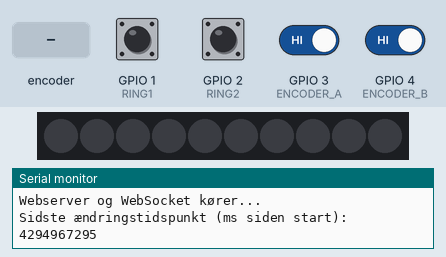
The program below on a simulated ESP32-C3. Parts: 10 RGB LEDs in strip order, left to right, the last lines printed to the serial monitor. The inputs (shaded band) are chosen by the test bench; at power-on: GPIO 1 (RING1), GPIO 2 (RING2), GPIO 3 (ENCODER_A), GPIO 4 (ENCODER_B) HIGH. Storage starts empty; EEPROM starts erased.

Above: at 1.3 s.
1.4 s: GPIO 1 (RING1) pulled LOW for 3.2 s
At 2.62 s:
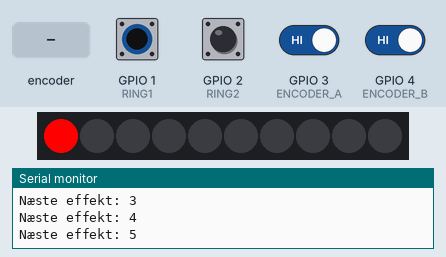
5.2 s: rotary encoder on GPIO 3 (ENCODER_A) / GPIO 4 (ENCODER_B) turned 2 steps (second pin leading)
At 5.37 s:
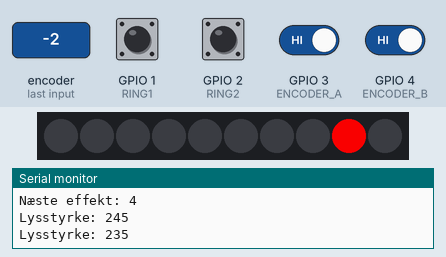
7.1 s: GPIO 2 (RING2) pulled LOW for 1 s
At 9.2 s:
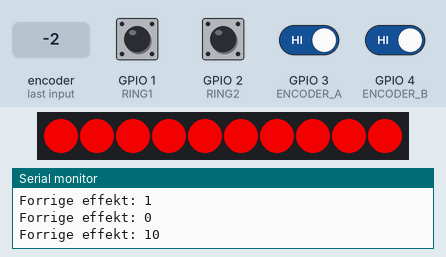
9.6 s: GPIO 2 (RING2) pulled LOW for 0.15 s
At 10.1 s:
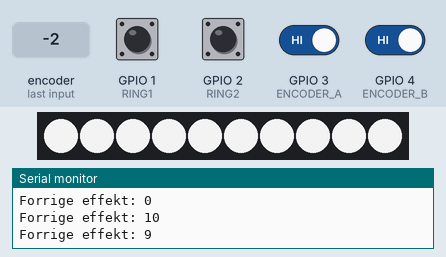
11.3 s: GPIO 2 (RING2) pulled LOW for 0.15 s
12.0 s: rotary encoder on GPIO 3 (ENCODER_A) / GPIO 4 (ENCODER_B) turned 3 steps (first pin leading)
At 16.05 s:
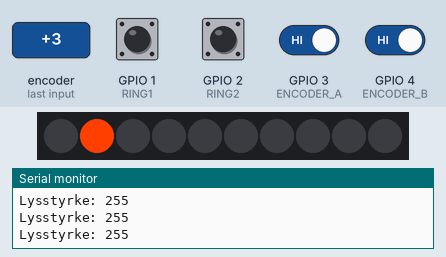

Measured:
- after the input at 1.4 s, the LEDs: first change after 0.20 s (image 1 shows a later state)
- after the input at 7.1 s, the LEDs: first change after 0.21 s (image 3 shows a later state)
- after the input at 9.6 s, the LEDs: change after 0.20 s (image 4)
- what the display in image 1 shows lasts 0.4 s, from 2.4 s to 2.8 s

The program:

main.cpp
```cpp
// ESP32-C3 Mini Dev Board - LED-effekter med rotary encoder, ringtryk, WebSocket webinterface og EEPROM lagring

#include <Adafruit_NeoPixel.h>
#include <WiFi.h>
#include <WebServer.h>
#include <WebSocketsServer.h>
#include <ArduinoJson.h>
#include <EEPROM.h>
#include <SPIFFS.h>

#define ENCODER_A 3
#define ENCODER_B 4
#define RING1 1
#define RING2 2
#define LED_STRIP_PIN 6
#define LED_COUNT 10
#define EEPROM_SIZE 12

const char* ssid = "ESP32-LED";
const char* password = "led12345";

WebServer server(80);
WebSocketsServer webSocket = WebSocketsServer(81);

Adafruit_NeoPixel strip(LED_COUNT, LED_STRIP_PIN, NEO_GRB + NEO_KHZ800);

volatile int lastClkState;
volatile bool turned = false;
int brightness = 100;
int effectIndex = 0;
bool encoderChanged = false;
unsigned long lastEffectUpdate = 0;
int effectStep = 0;
int direction = 1;
unsigned long lastChangeTime = 0;

int customRed = 255;
int customGreen = 255;
int customBlue = 255;

const char* effectNames[110] = {
  "Rød", "Grøn", "Blå", "Løbelys Gul", "Knight Rider Rød",
  "Blink Hvid", "Regnbue", "Løbelys Magenta", "Knight Rider Regnbue", "Brugerdefineret"
};

void saveToEEPROM() {
  lastChangeTime = millis();
  EEPROM.write(0, brightness);
  EEPROM.write(1, effectIndex);
  EEPROM.put(2, lastChangeTime);
  EEPROM.commit();
}

void loadFromEEPROM() {
  EEPROM.get(2, lastChangeTime);
  brightness = EEPROM.read(0);
  effectIndex = EEPROM.read(1);
  brightness = constrain(brightness, 0, 255);
  effectIndex = constrain(effectIndex, 0, 10);
}

void IRAM_ATTR handleEncoder() {
  static unsigned long lastInterrupt = 0;
  unsigned long now = millis();
  if (now - lastInterrupt < 3) return;
  lastInterrupt = now;
  int clkState = digitalRead(ENCODER_A);
  int dtState = digitalRead(ENCODER_B);
  if (clkState != lastClkState) {
    if (dtState != clkState) {
      brightness += 10;
      if (brightness > 255) brightness = 255;
    } else {
      brightness -= 10;
      if (brightness < 0) brightness = 0;
    }
    turned = true;
    encoderChanged = true;
  }
  lastClkState = clkState;
}

void clearStrip() {
  for (int i = 0; i < LED_COUNT; i++) {
    strip.setPixelColor(i, 0);
  }
  strip.show();
}

void effectSolidColor(uint32_t color) {
  strip.setBrightness(brightness);
  for (int i = 0; i < LED_COUNT; i++) {
    strip.setPixelColor(i, color);
  }
  strip.show();
}

void effectRunningLight(uint32_t color) {
  if (millis() - lastEffectUpdate > 100) {
    clearStrip();
    strip.setPixelColor(effectStep % LED_COUNT, color);
    strip.show();
    effectStep++;
    lastEffectUpdate = millis();
  }
}

void effectKnightRider(uint32_t color) {
  if (millis() - lastEffectUpdate > 80) {
    clearStrip();
    strip.setPixelColor(effectStep, color);
    strip.show();
    effectStep += direction;
    if (effectStep == LED_COUNT - 1 || effectStep == 0) direction = -direction;
    lastEffectUpdate = millis();
  }
}

void effectBlink(uint32_t color) {
  if (millis() - lastEffectUpdate > 250) {
    for (int i = 0; i < LED_COUNT; i++) {
      strip.setPixelColor(i, (effectStep % 2 == 0) ? color : 0);
    }
    strip.show();
    effectStep++;
    lastEffectUpdate = millis();
  }
}

void effectRainbow() {
  if (millis() - lastEffectUpdate > 50) {
    strip.setBrightness(brightness);
    for (int i = 0; i < LED_COUNT; i++) {
      int hue = (i * 256 / LED_COUNT + effectStep * 5) % 256;
      strip.setPixelColor(i, strip.gamma32(strip.ColorHSV(hue * 256)));
    }
    strip.show();
    effectStep++;
    lastEffectUpdate = millis();
  }
}

void effectKnightRiderRainbow() {
  static uint32_t rainbowColors[LED_COUNT];
  if (effectStep == 0) {
    for (int i = 0; i < LED_COUNT; i++) {
      int hue = (i * 256 / LED_COUNT);
      rainbowColors[i] = strip.gamma32(strip.ColorHSV(hue * 256));
    }
  }
  if (millis() - lastEffectUpdate > 80) {
    clearStrip();
    strip.setPixelColor(effectStep, rainbowColors[effectStep]);
    strip.show();
    effectStep += direction;
    if (effectStep == LED_COUNT - 1 || effectStep == 0) direction = -direction;
    lastEffectUpdate = millis();
  }
}

void effectColourPicker() {
  strip.setBrightness(brightness);
  for (int i = 0; i < LED_COUNT; i++) {
    strip.setPixelColor(i, strip.Color(customRed, customGreen, customBlue));
  }
  strip.show();
}

void updateEffect() {
  strip.setBrightness(brightness);
  switch (effectIndex) {
    case 0: effectSolidColor(strip.Color(255, 0, 0)); break;
    case 1: effectSolidColor(strip.Color(0, 255, 0)); break;
    case 2: effectSolidColor(strip.Color(0, 0, 255)); break;
    case 3: effectRunningLight(strip.Color(255, 255, 0)); break;
    case 4: effectKnightRider(strip.Color(255, 0, 0)); break;
    case 5: effectBlink(strip.Color(255, 255, 255)); break;
    case 6: effectRainbow(); break;
    case 7: effectRunningLight(strip.Color(255, 0, 255)); break;
    case 8: effectKnightRiderRainbow(); break;
    case 9: effectColourPicker(); break;
  }
}

void handleRoot() {
  File file = SPIFFS.open("/index.html", "r");
  if (!file || file.isDirectory()) {
    server.send(500, "text/plain", "Kunne ikke finde index.html");
    return;
  }
  server.streamFile(file, "text/html");
  file.close();
}

void notifyClients() {
  String json = "{\"brightness\":" + String(brightness) + ",\"effect\":\"" + String(effectNames[effectIndex]) + "\"}";
  webSocket.broadcastTXT(json);
}

void setup() {
  SPIFFS.begin(true);
  Serial.begin(9600);
  EEPROM.begin(EEPROM_SIZE);
  loadFromEEPROM();

  pinMode(ENCODER_A, INPUT_PULLUP);
  pinMode(ENCODER_B, INPUT_PULLUP);
  pinMode(RING1, INPUT_PULLUP);
  pinMode(RING2, INPUT_PULLUP);
  attachInterrupt(digitalPinToInterrupt(ENCODER_A), handleEncoder, CHANGE);
  lastClkState = digitalRead(ENCODER_A);

  strip.begin();
  strip.show();
  clearStrip();

  WiFi.softAP(ssid, password);
  Serial.println("ESP32 kører som Access Point!");
  Serial.print("IP adresse: ");
  Serial.println(WiFi.softAPIP());

  server.on("/", handleRoot);
  server.begin();
  server.on("/generate_204", handleRoot);
  server.on("/fwlink", handleRoot);
  server.on("/hotspot-detect.html", handleRoot);
  server.on("/connecttest.txt", handleRoot);
  server.on("/wpad.dat", handleRoot);
  server.serveStatic("/logo.png", SPIFFS, "/logo.png");
  server.serveStatic("/forrig.png", SPIFFS, "/forrig.png");
  server.serveStatic("/naeste.png", SPIFFS, "/naeste.png");

  webSocket.begin();
  webSocket.onEvent([](uint8_t num, WStype_t type, uint8_t * payload, size_t length) {
    if (type == WStype_TEXT) {
      String msg = String((char*)payload);
      if (msg.startsWith("COLOR:")) {
        String hexColor = msg.substring(6);
        int r, g, b;
        if (sscanf(hexColor.c_str(), "#%02x%02x%02x", &r, &g, &b) == 3) {
          customRed = r;
          customGreen = g;
          customBlue = b;
          effectIndex = 10;
          updateEffect();
        }
      } else {
        DynamicJsonDocument doc(128);
        DeserializationError err = deserializeJson(doc, msg);
        if (!err) {
          if (doc["type"] == "brightness") {
            brightness = constrain(doc["value"].as<int>(), 0, 255);
            saveToEEPROM();
            notifyClients();
          } else if (doc["type"] == "effect") {
            String cmd = doc["value"];
            if (cmd == "next") effectIndex = (effectIndex + 1) % 11;
            if (cmd == "prev") effectIndex = (effectIndex - 1 + 11) % 11;
            effectStep = 0;
            direction = 1;
            saveToEEPROM();
            notifyClients();
          }
        }
      }
    }
  });

  Serial.println("Webserver og WebSocket kører...");
  Serial.print("Sidste ændringstidspunkt (ms siden start): ");
  Serial.println(lastChangeTime);
}

void loop() {
  server.handleClient();
  webSocket.loop();

  if (turned) {
    strip.setBrightness(brightness);
    strip.show();
    notifyClients();
    Serial.print("Lysstyrke: ");
    Serial.println(brightness);
    turned = false;
  }

  if (digitalRead(RING1) == LOW) {
    effectIndex = (effectIndex + 1) % 11;
    effectStep = 0;
    direction = 1;
    saveToEEPROM();
    notifyClients();
    Serial.print("Næste effekt: ");
    Serial.println(effectIndex);
    delay(200);
  }

  if (digitalRead(RING2) == LOW) {
    effectIndex = (effectIndex - 1 + 11) % 11;
    effectStep = 0;
    direction = 1;
    saveToEEPROM();
    notifyClients();
    Serial.print("Forrige effekt: ");
    Serial.println(effectIndex);
    delay(200);
  }

  updateEffect();

  if (encoderChanged) {
    saveToEEPROM();
    encoderChanged = false;
  }
}
```
